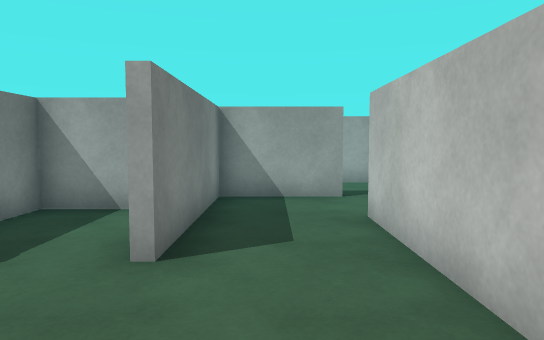
view 1 (above)

24 first-person views from a walk through a Unity game level. The camera is 1.2 m above the floor, tilts 4° down and sees 70° across. The floor is counted in squares, 1 m on a side. Each view is taken from the middle of a square. On the plan, view 1 faces up. The plan holds only what a view shows up to about 15 squares ahead; the rest is blank. The player character is not drawn. Some surface patterns are stand-ins.

view 2
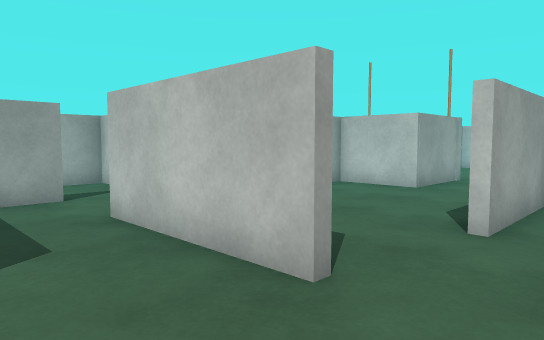

view 3
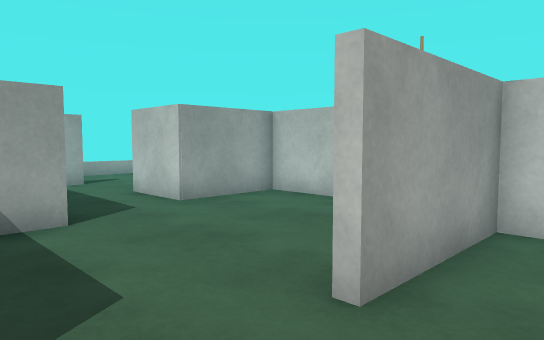

view 4
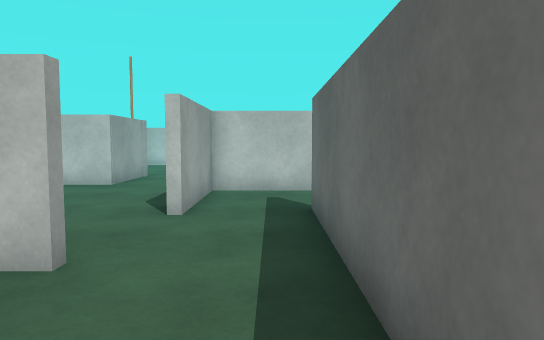

view 5
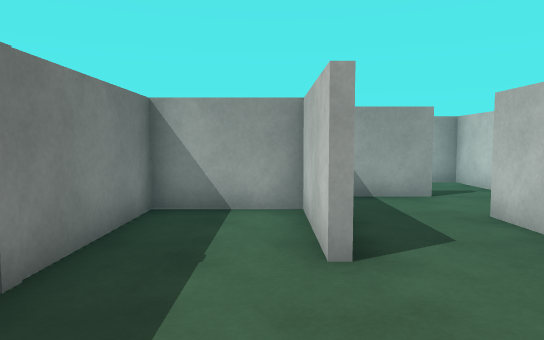

view 6
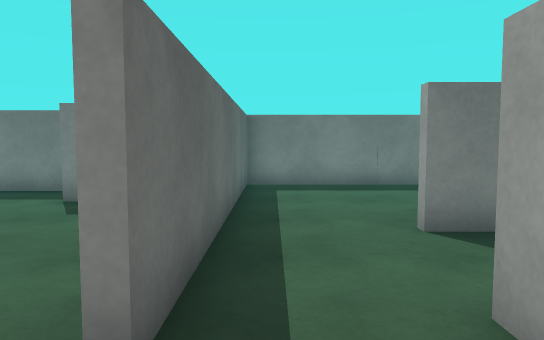

view 7
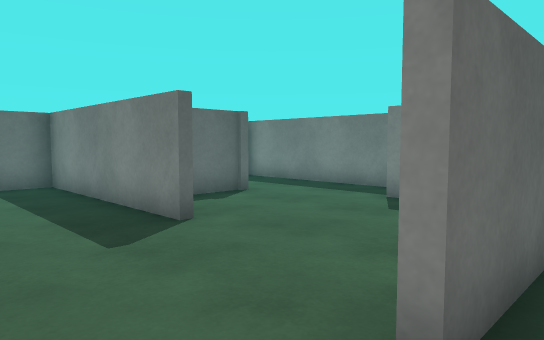

view 8
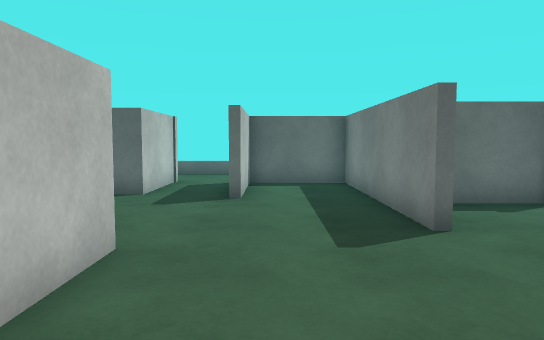

view 9
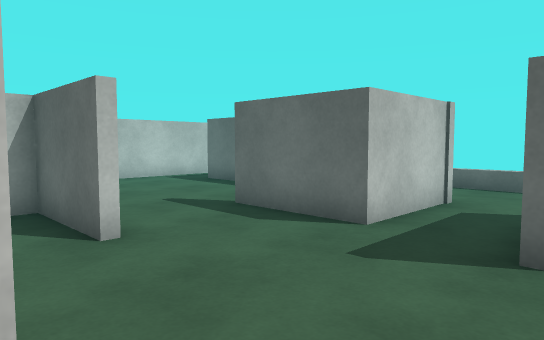

view 10
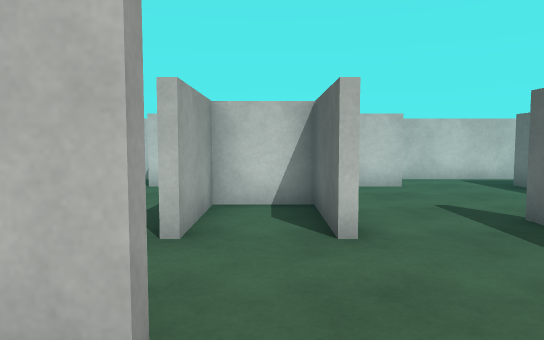

view 11
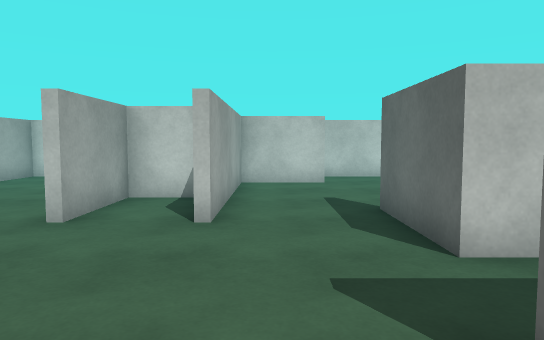

view 12
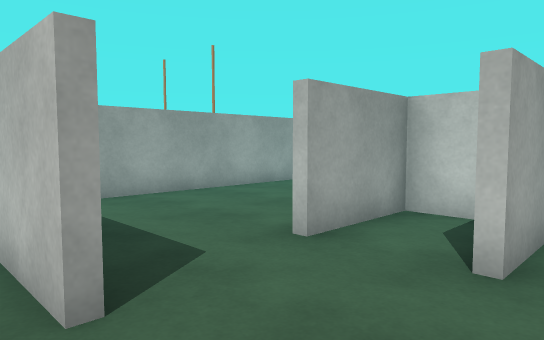

view 13
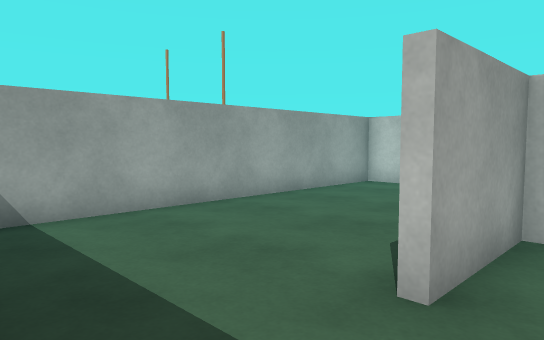

view 14
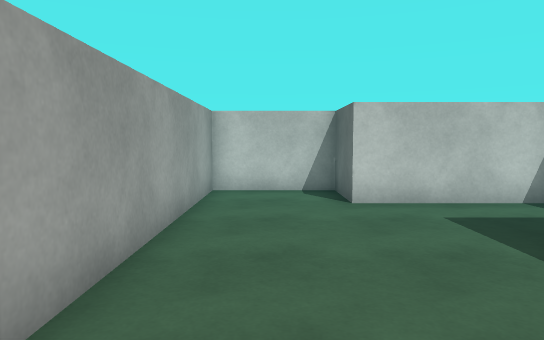

view 15
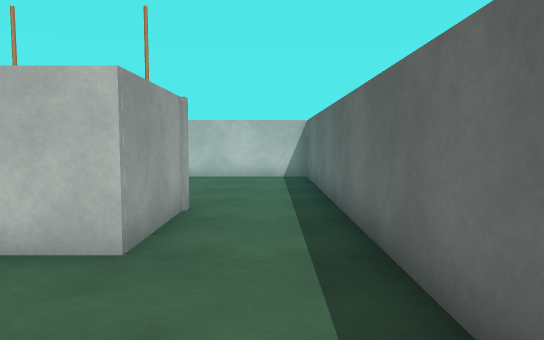

view 16
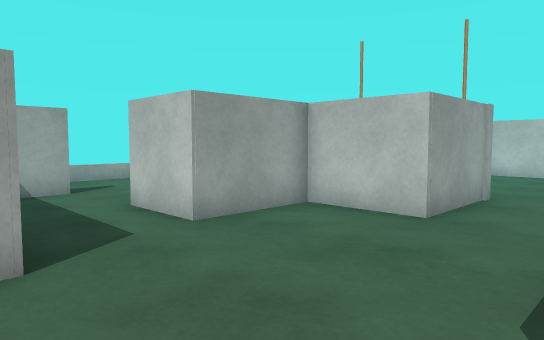

view 17
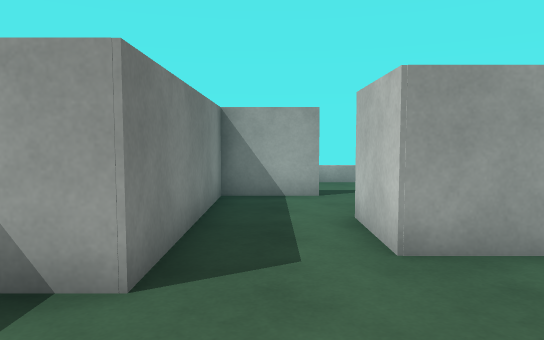

view 18
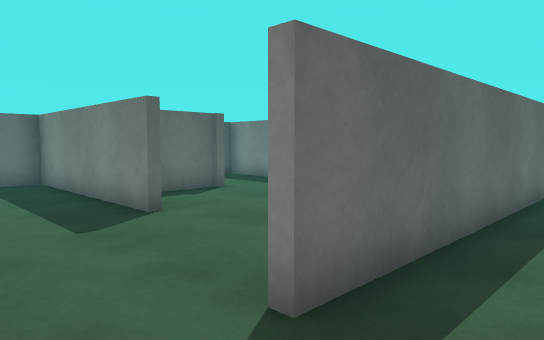

view 19
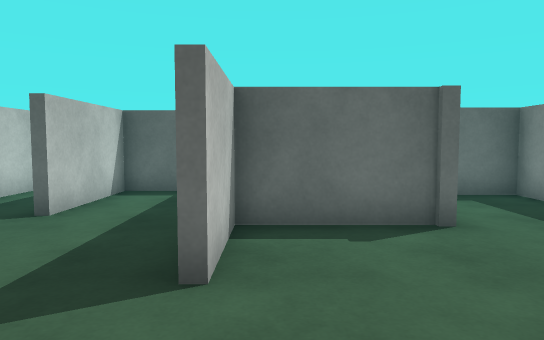

view 20
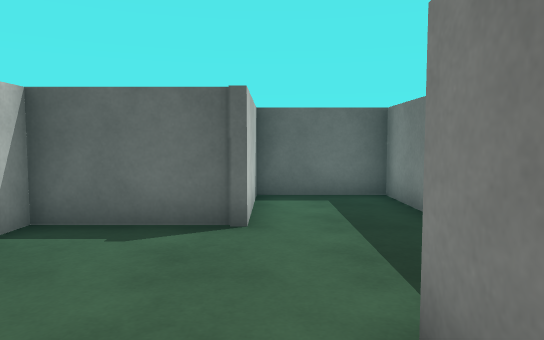

view 21
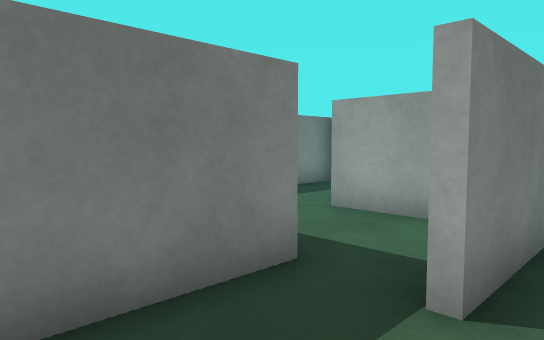

view 22
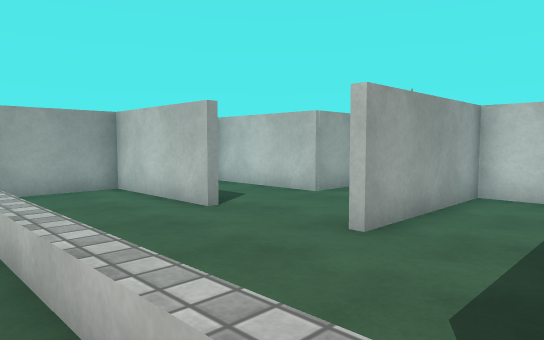

view 23
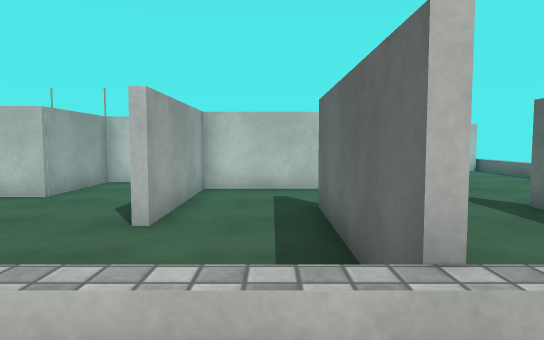

view 24
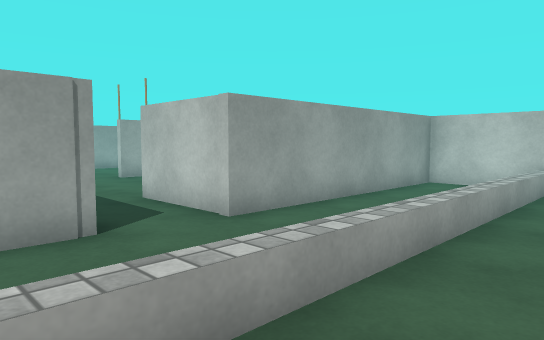

### Floor plan
Key: @ floor where view 1 was taken; # wall or solid block; . floor; / step, stairs or slope; F flag.
Columns run from 13 left of view 1 to 19 right of it. Each row starts with its distance up from view 1.
 15                    ///
 14                    ...
 13                    ...
 12                #####..
 11                ..#...
 10                ..#...
  9             ###..#.#
  8             #....#.#
  7          ####....#.####       F
  6          #..#..###....#       ..#
  5          #..#..#......####......#
  4          #..#..#................#
  3    ####  #.....#................#
  2    ..#. .#........###############
  1    ..#...#...........#..........#
  0    ..#...#...@.......#..........#
 -1   /......##########..#..........#
 -2   /.........#. ......#........###
 -3   /.........#........#........#
 -4   /...#####.#........#..####..#
 -5   /.......#................#..#
 -6 . /.......#......#......#######
 -7  ./#####..#......#............#
 -8     ..    #..#####............#
 -9     ....  #..#   #..#.####......#
-10      .... #..#   #..#.#   ......#
-11        #..####   #..#.#    .....#
-12          ....    ####.#########.#
-13           .....    ...........# #
-14             ....     ...      #
-15              ///    //////////#
-16                     .......
-17                   .

Where each view was taken, in squares from view 1:
view 1: 0 up, 0 right, facing up
view 2: 0 up, 1 left, facing up-right
view 3: 0 up, 2 right, facing up-right
view 4: 0 up, 2 left, facing right
view 5: 0 up, 2 left, facing up
view 6: 0 up, 7 right, facing left
view 7: 0 up, 7 right, facing down-left
view 8: 0 up, 6 right, facing down
view 9: 4 down, 6 right, facing down-right
view 10: 5 down, 6 right, facing right
view 11: 7 down, 5 right, facing right
view 12: 7 down, 7 right, facing up-right
view 13: 5 down, 8 right, facing up-right
view 14: 0 up, 9 right, facing right
view 15: 3 up, 5 right, facing right
view 16: 2 up, 3 right, facing up-right
view 17: 3 up, 5 right, facing up
view 18: 1 up, 7 right, facing down-left
view 19: 2 down, 3 right, facing down
view 20: 2 down, 0 right, facing down
view 21: 7 down, 0 right, facing up-left
view 22: 7 down, 12 left, facing up-right
view 23: 6 down, 13 left, facing right
view 24: 17 down, 5 right, facing up-right
